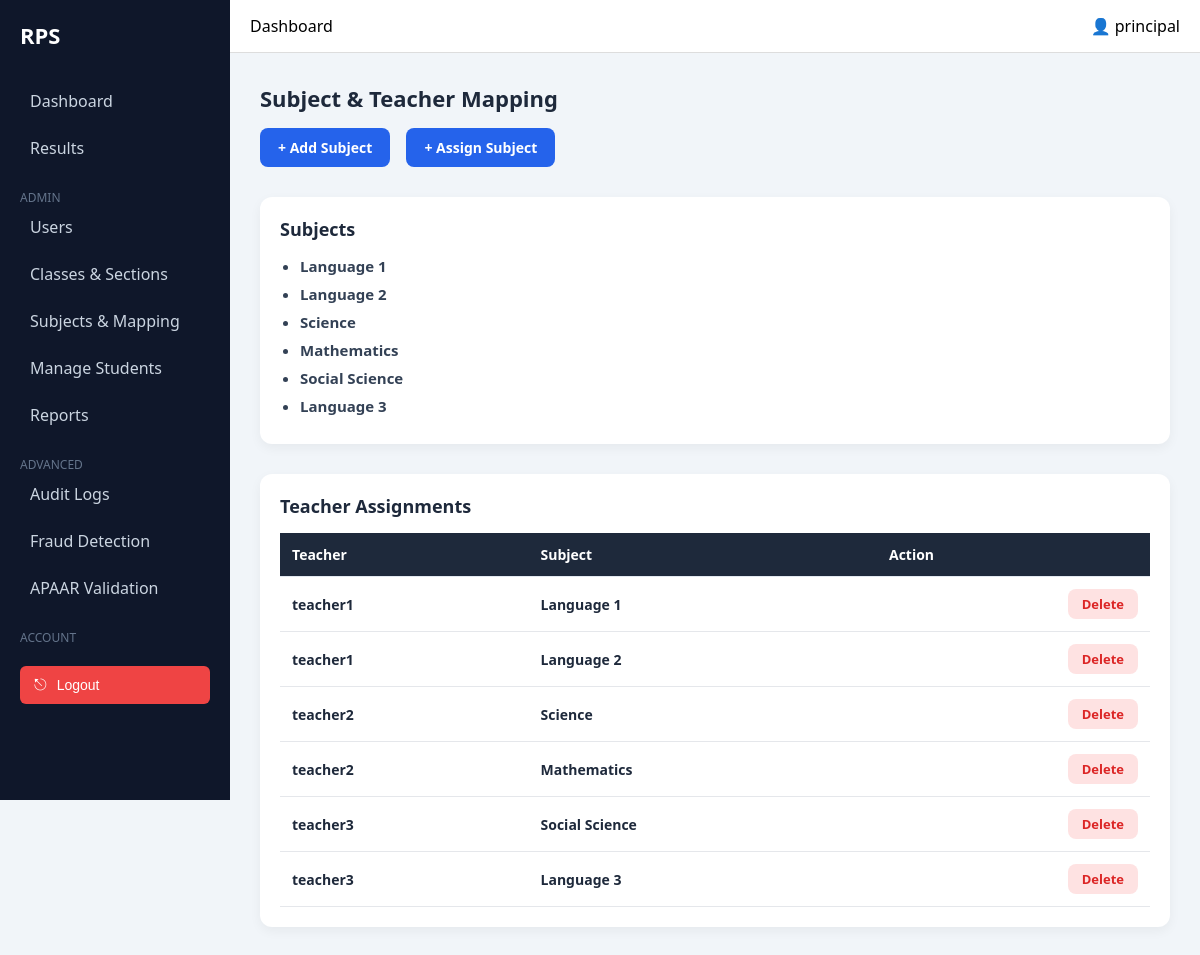
/dashboard/subjects/ (signed in), run on the app's committed database.
### accounts/models.py (models this page shows)
class User(AbstractUser):
    ROLE_CHOICES = (
        ('admin', 'Admin'),
        ('teacher', 'Teacher'),
        ('data_entry', 'Data Entry'),
    )
    role = models.CharField(max_length=20, choices=ROLE_CHOICES)

### academics/models.py (models this page shows, shortened)
class Subject(models.Model):
    name = models.CharField(max_length=10, choices=SUBJECT_CHOICES, unique=True)
    def __str__(self):
        return dict(SUBJECT_CHOICES).get(self.name)

class TeacherSubject(models.Model):
    teacher = models.ForeignKey(User, on_delete=models.CASCADE)
    subject = models.OneToOneField(Subject, on_delete=models.CASCADE)  # 🔥 CHANGE

### dashboard/views.py (the view)
# urls.py: path('subjects/', views.manage_subjects, name='manage_subjects'),
@login_required
def manage_subjects(request):
    if request.user.role != 'admin':
        return redirect('login')
    subjects = Subject.objects.all()
    mappings = TeacherSubject.objects.select_related('teacher', 'subject')
    return render(request, 'dashboard/admin/subjects.html', {
        'subjects': subjects,
        'mappings': mappings
    })

### templates/dashboard/admin/subjects.html
{% extends 'dashboard/base.html' %}
{% block content %}
<h2 class="page-title">Subject & Teacher Mapping</h2>
<div class="subject-actions">
    <a href="{% url 'add_subject' %}" class="btn-primary">+ Add Subject</a>
    <a href="{% url 'assign_subject' %}" class="btn-primary">+ Assign Subject</a>
</div>
<div class="card">
    <h3>Subjects</h3>
    <ul>
        {% for s in subjects %}
            <li>{{ s }}</li>
        {% endfor %}
    </ul>
</div>
<div class="card">
    <h3>Teacher Assignments</h3>
    <table class="table">
        <tr>
            <th>Teacher</th>
            <th>Subject</th>
            <th>Action</th>
        </tr>
        {% for m in mappings %}
        <tr>
            <td>{{ m.teacher.username }}</td>
            <td>{{ m.subject }}</td>
            <td>
                <a href="{% url 'delete_mapping' m.id %}" class="btn-danger">Delete</a>
            </td>
        </tr>
        {% endfor %}
    </table>
</div>
{% endblock %}

### templates/dashboard/base.html (shortened to what this page needs)
{% load static %}
<!DOCTYPE html>
<html>
<head>
    <link rel="stylesheet" href="{% static 'css/dashboard.css' %}">
</head>
<body>
<div class="layout">
    <aside class="sidebar">
        <div class="logo">RPS</div>
        <nav>
            <a href="{% url 'dashboard_home' %}">Dashboard</a>
            {% if request.user.role == 'admin' %}
                <a href="{% url 'admin_results' %}">Results</a>
                <div class="nav-section">ADMIN</div>
                <a href="{% url 'manage_users' %}">Users</a>
                <a href="{% url 'manage_academics' %}">Classes & Sections</a>
                <a href="{% url 'manage_subjects' %}">Subjects & Mapping</a>
                <a href="{% url 'admin_manage_students' %}">Manage Students</a>
                <a href="#">Reports</a>
                <div class="nav-section">ADVANCED</div>
                <a href="{% url 'audit_logs' %}">Audit Logs</a>
                <a href="{% url 'fraud_detection' %}">Fraud Detection</a>
                <a href="{% url 'apaar_validation' %}">APAAR Validation</a>
            {% endif %}
            <div class="nav-section">ACCOUNT</div>
            <form method="POST" action="{% url 'logout' %}" class="logout-form" onsubmit="return confirmLogout()">
                <button type="submit" class="logout-btn">
                    <span class="logout-icon">⎋</span>
                    Logout
                </button>
            </form>
        </nav>
    </aside>
    <main class="main">
        <header class="topbar">
            <div class="title">Dashboard</div>
            <div class="user">👤 {{ request.user.username }}</div>
        </header>
        <section class="content">
            {% block content %}{% endblock %}
        </section>
    </main>
</div>
</body>
</html>

### static/css/dashboard.css (style rules this page uses)
* { margin: 0; padding: 0; box-sizing: border-box; }
body { font-family: 'Segoe UI', sans-serif; background: #f1f5f9; }
.layout { display: flex; }
.sidebar { width: 230px; height: 100vh; background: #0f172a; color: white; padding: 20px; }
.logo { font-size: 22px; font-weight: bold; margin-bottom: 30px; }
.sidebar nav a { display: block; color: #cbd5e1; padding: 10px; margin-bottom: 5px; text-decoration: none; border-radius: 6px; }
.nav-section { margin-top: 20px; font-size: 12px; color: #64748b; }
.main { flex: 1; }
.topbar { background: white; padding: 15px 20px; display: flex; justify-content: space-between; border-bottom: 1px solid #ddd; }
.content { padding: 20px; }
.card { padding: 20px; border-radius: 10px; color: white; font-weight: bold; box-shadow: 0 3px 10px rgba(0,0,0,0.1); }
h2 { margin-bottom: 20px; color: #0f172a; }
.btn-primary { background: #2563eb; color: white; padding: 10px 16px; border-radius: 6px; text-decoration: none; font-size: 14px; transition: 0.3s; }
table { width: 100%; border-collapse: collapse; }
table th { padding: 14px; text-align: left; font-size: 14px; color: #475569; }
table td { padding: 14px; border-top: 1px solid #e2e8f0; font-size: 14px; }
.logout-form { margin-top: 20px; }
.logout-btn { width: 100%; display: flex; align-items: center; gap: 10px; background: #ef4444; color: white; border: none; padding: 10px 14px; border-radius: 6px; font-size: 14px; font-weight: 500; cursor: pointer; transition: 0.3s; }
.logout-icon { font-size: 16px; }
.page-title { margin-bottom: 20px; color: #0f172a; }
.content { padding: 30px; }
.page-title { font-size: 26px; font-weight: 600; margin-bottom: 20px; color: #0f172a; }
.subject-actions { margin-bottom: 30px; }
.btn-primary { background: #2563eb; color: white; padding: 10px 18px; border-radius: 8px; margin-right: 12px; text-decoration: none; font-size: 14px; display: inline-block; transition: 0.2s; }
.card { background: #ffffff; padding: 25px; border-radius: 12px; margin-bottom: 30px; box-shadow: 0 6px 18px rgba(0,0,0,0.06); }
.card h3 { margin-bottom: 15px; font-size: 18px; color: #1e293b; }
ul { padding-left: 20px; }
ul li { margin-bottom: 8px; font-size: 15px; color: #334155; }
.table { width: 100%; border-collapse: collapse; margin-top: 10px; }
.table th { background: #f1f5f9; padding: 14px; text-align: left; font-size: 14px; color: #334155; }
.table td { padding: 14px; color: #1e293b; border-top: 1px solid #e2e8f0; }
.btn-danger { background: #fee2e2; color: #dc2626; padding: 6px 14px; border-radius: 8px; font-size: 13px; text-decoration: none; display: inline-block; }
.table td:last-child { text-align: right; }
.btn-primary { background: #2563eb; color: white; padding: 10px 18px; border-radius: 8px; border: none; font-weight: 600; cursor: pointer; transition: 0.3s; }
.card { background: #ffffff; padding: 20px; border-radius: 12px; box-shadow: 0 4px 12px rgba(0,0,0,0.05); margin-top: 20px; }
.table th { background: #1e293b; color: white; padding: 12px; text-align: left; font-size: 14px; }
.table td { padding: 12px; border-bottom: 1px solid #e5e7eb; font-size: 14px; }
.page-title { font-size: 22px; font-weight: 600; margin-bottom: 15px; color: #1e293b; }

### data on the page
User: user.username "principal"
Subject: name "Language 1"
Subject: name "Language 2"
Subject: name "Science"
Subject: name "Mathematics"
Subject: name "Social Science"
Subject: name "Language 3"
TeacherSubject: teacher.username "teacher1", subject "Language 1"
TeacherSubject: teacher.username "teacher1", subject "Language 2"
TeacherSubject: teacher.username "teacher2", subject "Science"
TeacherSubject: teacher.username "teacher2", subject "Mathematics"
TeacherSubject: teacher.username "teacher3", subject "Social Science"
TeacherSubject: teacher.username "teacher3", subject "Language 3"
